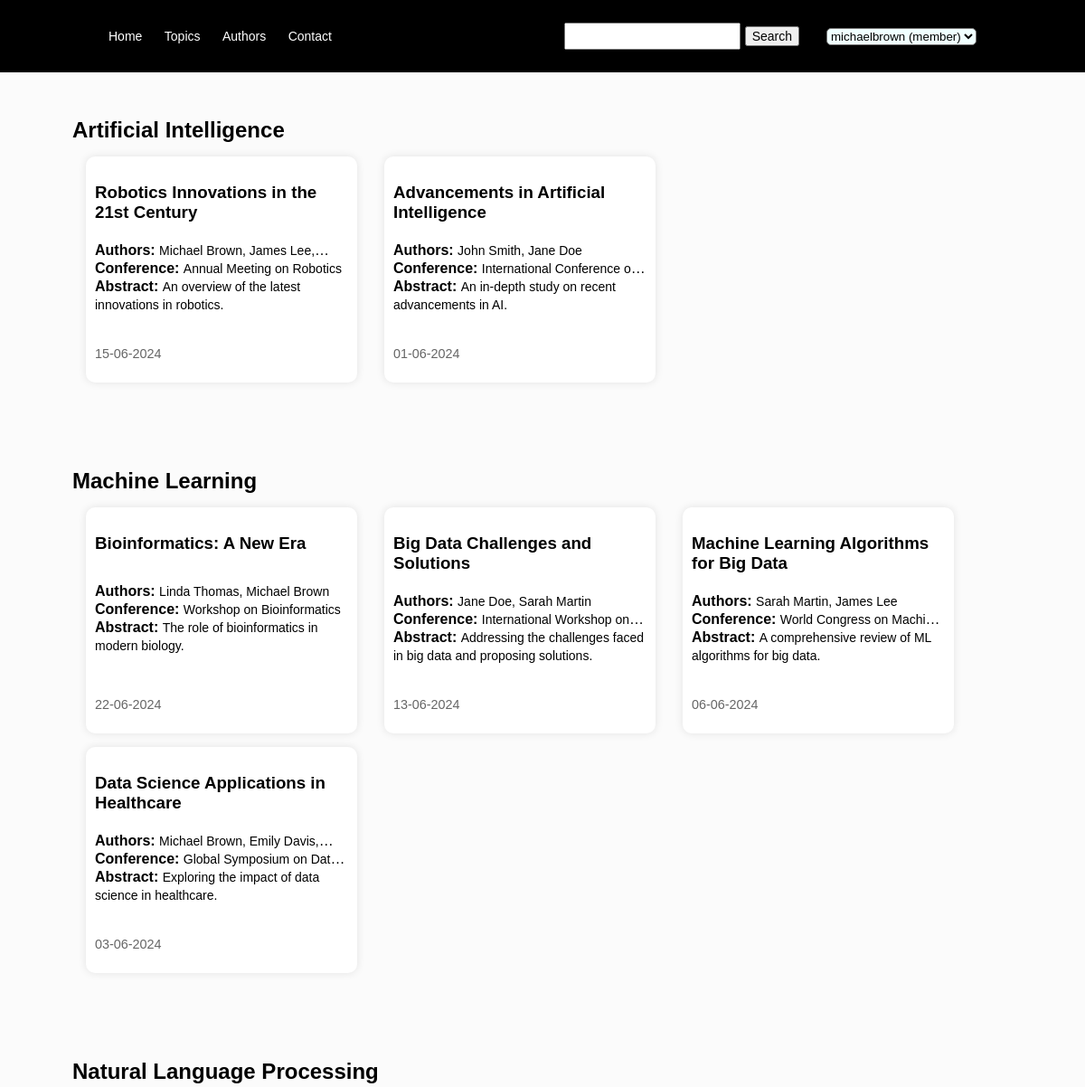
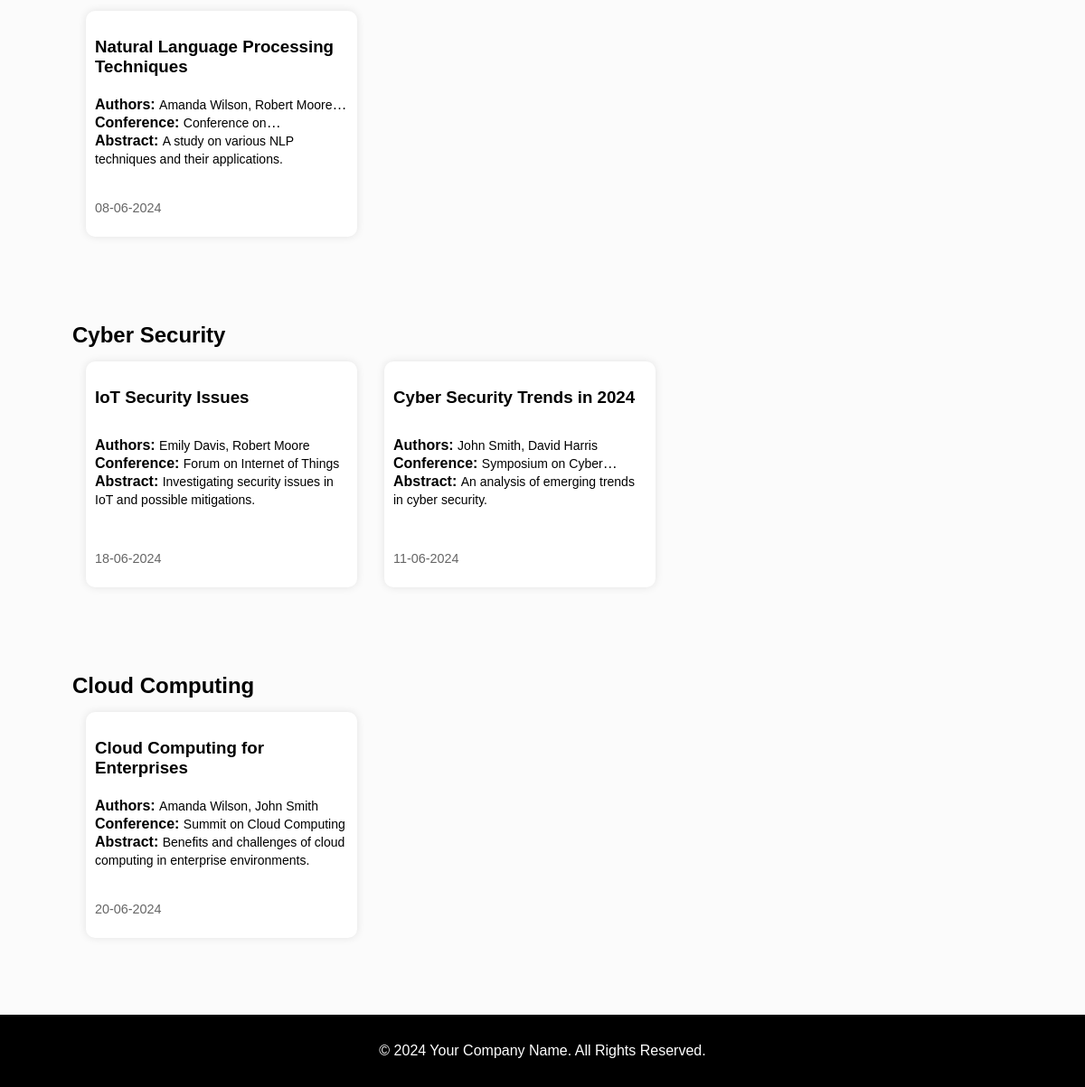
Screenshot of / (signed in) with the database file from the repository (2 pictures, top to bottom).
### tables this page shows
CREATE TABLE TOPICS (
    topic_id INT AUTO_INCREMENT PRIMARY KEY,
    topic_name VARCHAR(255) NOT NULL
);

CREATE TABLE PAPERS (
    paper_id INT AUTO_INCREMENT PRIMARY KEY,
    title VARCHAR(255) NOT NULL,
    author_string_list VARCHAR(255) NOT NULL,
    abstract VARCHAR(1000) NOT NULL,
    conference_id INT NOT NULL,
    topic_id INT NOT NULL,
    user_id INT NOT NULL
);

CREATE TABLE CONFERENCES (
    conference_id INT AUTO_INCREMENT PRIMARY KEY,
    name VARCHAR(255) NOT NULL,
    abbreviation VARCHAR(10) NOT NULL,
    rank VARCHAR(1) NOT NULL,
    start_date DATE NOT NULL,
    end_date DATE NOT NULL,
    type VARCHAR(50) NOT NULL
);

### model/home_model.php (called while the page is built, shortened)
<?php
class ManagePapers
{
    public function __construct($topic, $topic_id)
    {
        $this->topic_id = $topic_id;
        $this->topic = $topic;
    }
}
?>
<?php
class HomeModel
{
    public static function listAll()
    {
        $mysqli = connect();
        $dstpp = array();
        $mysqli->query("SET NAMES utf8");
        $query_topic = "SELECT T.topic_id, topic_name from Papers P JOIN TOPICS T ON P.conference_id = T.topic_id GROUP BY topic_name, T.topic_id ORDER BY T.topic_id ASC";
        $result_topic = $mysqli->query($query_topic);
        if ($result_topic) {
            foreach ($result_topic as $row) {
                $dstpp[] = new ManagePapers($row["topic_name"], $row["topic_id"]);
            }
        }
        foreach ($dstpp as $row) {
            $query = "SELECT * FROM PAPERS P JOIN PARTICIPATION PT ON P.paper_id = PT.paper_id AND P.user_id = PT.author_id JOIN CONFERENCES C ON C.conference_id = P.conference_id WHERE p.topic_id = {$row->topic_id} ORDER BY PT.date_added DESC";
            $result = $mysqli->query($query);
            if ($result) {
                foreach ($result as $rowPaper) {
                    $dateTime = $rowPaper["date_added"];
                    $date = new DateTime($dateTime);
                    $paper = new PaperItem($rowPaper["title"], $rowPaper["author_string_list"], $rowPaper["abstract"], $date->format('d-m-Y'), $rowPaper["name"], $rowPaper['abbreviation'], $rowPaper["paper_id"],);
                }
            }
        }
        return $dstpp;
    }
}
?>

### controller/home_controller.php (called while the page is built, shortened)
<?php
    class HomeController{
        public function index(){
            $data = HomeModel::listAll();
            require_once"view/template/template.php";
    }
}
?>

### model/search_model.php (called while the page is built, shortened)
<?php
class PaperItem
{
    public function __construct( $title, $listAuthor, $abstract, $dateAdded, $conference, $abbreviation, $paperId)
    {
        $this->title = $title;
        $this->listAuthor = $listAuthor;
        $this->abstract = $abstract;
        $this->dateAdded = $dateAdded;
        $this->conference = $conference;
        $this->paperId = $paperId;
    }
}
?>

### view/home.php (the view, shortened to what this page needs)
<?php foreach ($data as $topic): ?>
    <div class="topic">
        <h2><?php echo $topic->topic ?> </h2>
        <div class="items">
            <?php foreach ($topic->papers as $paper): ?>
                <a href="index.php?action=detail-item&paper-id=<?php echo $paper->paperId?>" class="item-link">
                    <div class="item">
                        <h3><?php echo $paper->title; ?></h3>
                        <div class="space-content">
                            <div class="space-content-author-name">
                                <p><span class="solid">Authors: </span><span class="detail-content"><?php echo $paper->listAuthor; ?></span></p>
                            </div>
                            <div class="space-content-conference-name">
                                <p><span class="solid">Conference: </span><span class="detail-content"><?php echo $paper->conference; ?></span></p>
                            </div>
                            <div class="space-content-abstract">
                                <p><span class="solid">Abstract: </span><span class="detail-content"><?php echo $paper->abstract; ?></span></p>
                            </div>
                        </div>
                        <p class="date"><?php echo $paper->dateAdded ?></p>
                    </div>
                </a>
            <?php endforeach; ?>
        </div>
    </div>
<?php endforeach; ?>

### view/css/template.css (style rules this page uses)
* { box-sizing: border-box; }
a { text-decoration: none; color: inherit; }
html, body { background-color: rgb(251, 251, 251); font-family: Arial, Helvetica, sans-serif; margin: 0; padding: 0; width: 100%; height: 100%; }
.solid { font-weight: bolder; }

### view/css/home.css (style rules this page uses)
.topic h2 { align-items: start; margin-top: 30px; margin-bottom: 15px; }
.items { list-style: none; display: flex; flex-wrap: wrap; }
.items .item { background-color: white; box-shadow: 0 0 10px rgba(0, 0, 0, 0.1); transition: background-color 0.3s; height: 250px; width: 300px; margin: 0 15px 15px 15px; padding: 10px; border-radius: 10px; display: flex; flex-direction: column; justify-content: space-between; }
.space-content-abstract { display: -webkit-box; -webkit-line-clamp: 3; -webkit-box-orient: vertical; overflow: hidden; text-overflow: ellipsis; }
.space-content-conference-name { display: -webkit-box; -webkit-line-clamp: 1; -webkit-box-orient: vertical; overflow: hidden; text-overflow: ellipsis; }
.space-content-author-name { display: -webkit-box; -webkit-line-clamp: 1; -webkit-box-orient: vertical; overflow: hidden; text-overflow: ellipsis; }
.space-content { line-height: 20px; }
.space-content p { margin: 0; }
.detail-content { font-size: 14px; }
.item h3 { margin-bottom:0; padding-bottom: 0; }
.date { font-size: 0.9em; color: hsl(0, 0%, 40%); padding: 0; }

### rows the page displays
topics: topic_name "Artificial Intelligence"
papers: title "Robotics Innovations in the 21st Century", author_string_list "Michael Brown, James…", conference.name "Annual Meeting on Robotics", abstract "An overview of the latest innovations in robotics.", dateAdded "15-06-2024"
papers: title "Advancements in Artificial Intelligence", author_string_list "John Smith, Jane Doe", conference.name "International Conference…", abstract "An in-depth study on recent advancements in AI.", dateAdded "01-06-2024"
topics: topic_name "Machine Learning"
papers: title "Bioinformatics: A New Era", author_string_list "Linda Thomas, Michael Brown", conference.name "Workshop on Bioinformatics", abstract "The role of bioinformatics in modern biology.", dateAdded "22-06-2024"
papers: title "Big Data Challenges and Solutions", author_string_list "Jane Doe, Sarah Martin", conference.name "International Workshop…", abstract "Addressing the challenges faced in big data and proposing solutions.", dateAdded "13-06-2024"
papers: title "Machine Learning Algorithms for Big Data", author_string_list "Sarah Martin, James Lee", conference.name "World Congress on…", abstract "A comprehensive review of ML algorithms for big data.", dateAdded "06-06-2024"
papers: title "Data Science Applications in Healthcare", author_string_list "Michael Brown, Emily…", conference.name "Global Symposium on…", abstract "Exploring the impact of data science in healthcare.", dateAdded "03-06-2024"
topics: topic_name "Natural Language Processing"
papers: title "Natural Language Processing Techniques", author_string_list "Amanda Wilson, Robert…", conference.name "Conference…", abstract "A study on various NLP techniques and their applications.", dateAdded "08-06-2024"
topics: topic_name "Cyber Security"
papers: title "IoT Security Issues", author_string_list "Emily Davis, Robert Moore", conference.name "Forum on Internet of Things", abstract "Investigating security issues in IoT and possible mitigations.", dateAdded "18-06-2024"
papers: title "Cyber Security Trends in 2024", author_string_list "John Smith, David Harris", conference.name "Symposium on…", abstract "An analysis of emerging trends in cyber security.", dateAdded "11-06-2024"
topics: topic_name "Cloud Computing"
papers: title "Cloud Computing for Enterprises", author_string_list "Amanda Wilson, John Smith", conference.name "Summit on Cloud Computing", abstract "Benefits and challenges of cloud computing in enterprise environments.", dateAdded "20-06-2024"

### other values shown
form field value "michaelbrown (member)"
